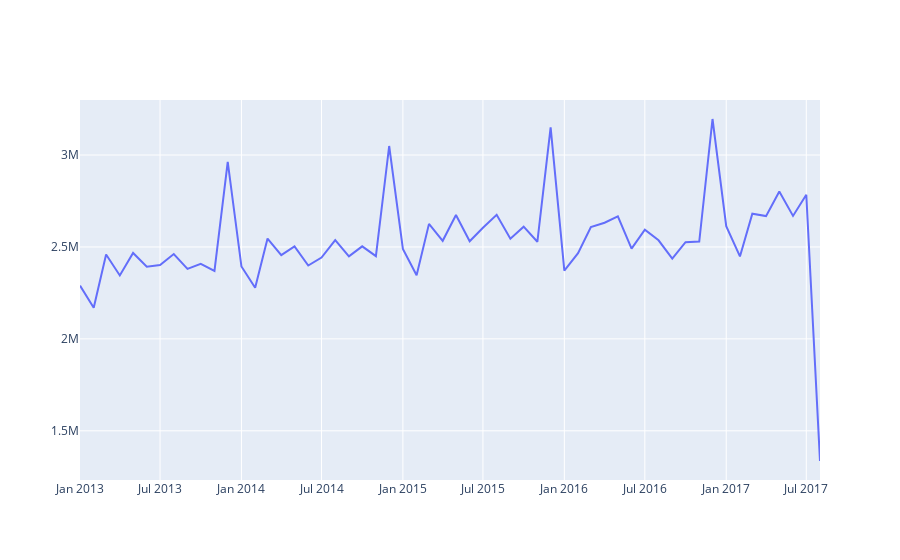

Notebook code for this chart:
### Code cell
import plotly.graph_objects as go

go.Figure([go.Scatter(x = df1['date'], y = df1['Sum(transactions)'])])
